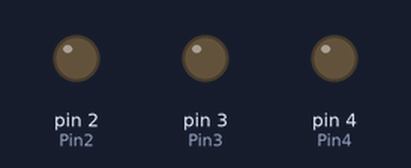
A sketch run on a simulated Arduino Uno, built with avr-gcc and run on an emulated ATmega328P. Shown: output pins drawn as LEDs (lit = HIGH).

Above: at 0.5 s.
At 2.5 s:
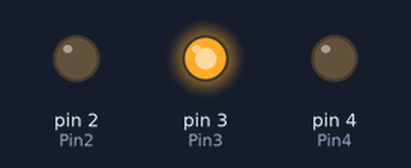
At 3.5 s:
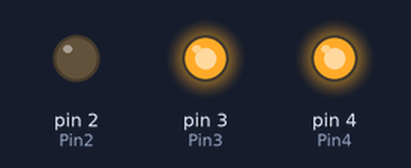
At 4.5 s:
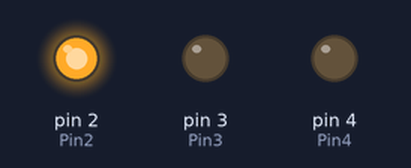
At 6.5 s:
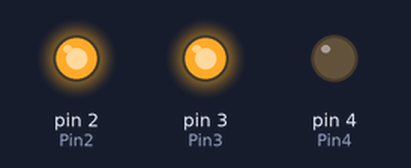
At 9.5 s:
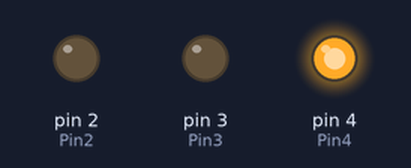
Timing chart, 0 to 10.4 s (numbered marks = the images above):
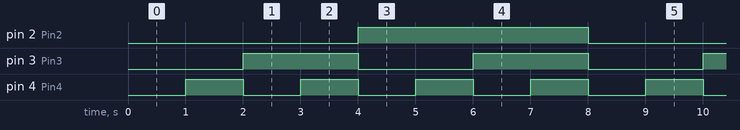

The sketch:

Binary_counter.ino
```cpp
const int Pin2 = 2;
const int Pin3 = 3;
const int Pin4 =4;

void setup() {
  // Set the RGB LED pins as OUTPUT
  pinMode(Pin2, OUTPUT);
  pinMode(Pin3, OUTPUT);
  pinMode(Pin4, OUTPUT);
}

void loop() {
  // Call the function to change colors
  for (int i = 0; i <= 7; i++) {
    // Update LEDs based on the binary representation of the counter value
    digitalWrite(Pin4, (i & 0b001) ? HIGH : LOW);
    digitalWrite(Pin3, (i & 0b010) ? HIGH : LOW);
    digitalWrite(Pin2, (i & 0b100) ? HIGH : LOW);

    // Delay for a second
    delay(1000);
  }
}
```

Measured:
- by itself, pin 2 (Pin2): alternates HIGH for 4.0 s and LOW for 4.0 s
- by itself, pin 3 (Pin3): alternates HIGH for 2.0 s and LOW for 2.0 s
- by itself, pin 4 (Pin4): alternates HIGH for 1.0 s and LOW for 1.0 s
